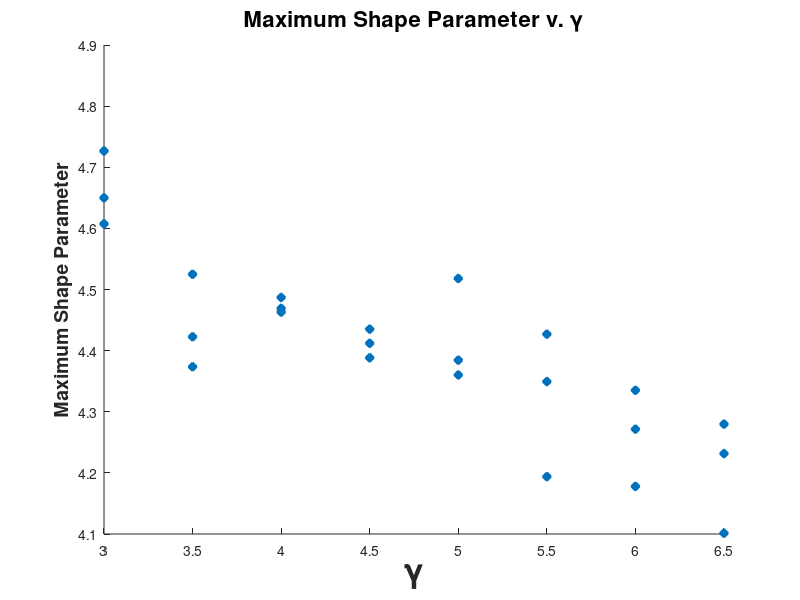

This chart was generated by the following MATLAB code:
gamma1 = [3 3 3 3.5 3.5 3.5 4 4 4 4.5 4.5 4.5 5 5 5 5.5 5.5 5.5 6 6 6 6.5 6.5 6.5];
maxsp = [4.726621538	4.64988	4.607375 4.373658235	4.42266125	4.524843571 4.487024286	4.463051818	4.469230667 4.412042	4.4351075	4.38832 4.384386875	4.360152308	4.517976 4.193799091	4.349360526	4.426948333 4.271498125	4.335055833	4.177822143 4.231512667	4.101320476	4.279813333];

close all
figure;
scatter(gamma1, maxsp, 'diamond', 'LineWidth', 1.5, 'MarkerFaceColor', 'flat');
title('Maximum Shape Parameter v. \gamma', 'FontSize', 16, 'FontWeight', 'bold');
xlabel('\gamma', 'FontSize', 24, 'FontWeight', 'bold');
ylabel('Maximum Shape Parameter','FontSize', 14, 'FontWeight', 'bold');